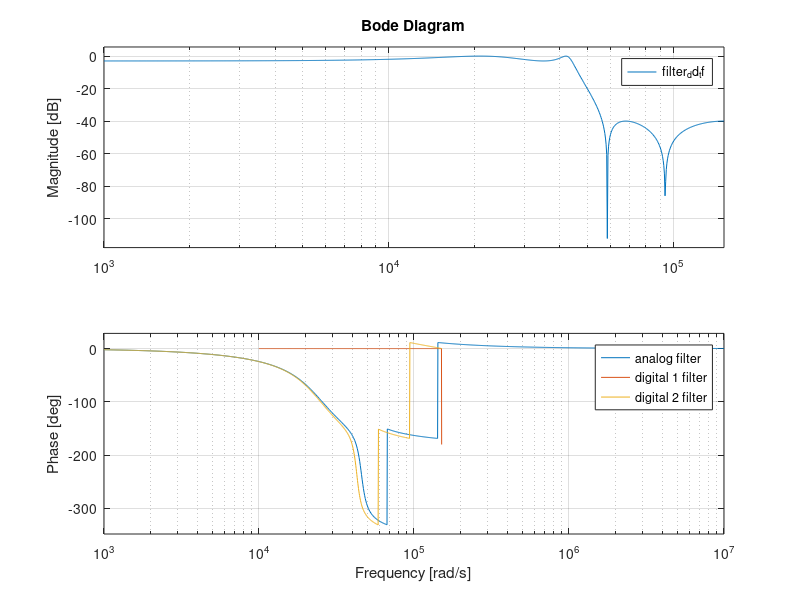

Here is the MATLAB script that generated this plot: (Note: this script raises an error after producing the figure.)
close all;
clear all;

%coeff for the design in digital domain
H0 = 0; %[dB]
H1 = -3; %[dB]
H2 = -40; %[dB]
f1_d = 7e3; %[Hz]
f2_d = 9e3; %[Hz]
fs = 48e3;%[Hz]
Ts = 1/fs;

%for ellip functions
Rp =  H0-H1;
Rs = -H2;

%--------------------------------------------------------------------------
%from digital to analog and then back to digital

%translate the design from digital to analog
f1 = fs/pi * tan(pi * f1_d/fs);
f2 = fs/pi * tan(pi * f2_d/fs);
wp = 2*pi*f1;
ws = 2*pi*f2;

%get the order needed to respect the design and the cut-off frequency
[n_a, Wp_a] = ellipord(wp, ws, Rp, Rs, 's'); % the 's' means analog, no need to normalized frequency 

%now get the zero and poles of the analog filter
[z_a,p_a,k_a] = ellip(n_a,Rp,Rs,Wp_a, 's');
filter_a_tf = zpk(z_a, p_a, k_a)
bode(filter_a_tf);

%bilinear transformation from analog filter
[zd_a, pd_a, kd_a] = bilinear(z_a, p_a, k_a, fs);
filter_ad_tf = zpk(zd_a, pd_a, kd_a, Ts)
hold on
bode(filter_ad_tf);

%--------------------------------------------------------------------------
%digital domain only
%get the order, frequencies must be normalized here with the nyquist
%frequency
[n_d, Wp_d] = ellipord(f1_d/(fs/2), f2/(fs/2), Rp, Rs);

%get the poles and zeros
[z_d, p_d, k_d] = ellip(n_d, Rp, Rs, Wp_d);
filter_dd_tf = zpk(z_d, p_d, k_d ,Ts)
hold on
bode(filter_dd_tf);
legend('analog filter','digital 1 filter', 'digital 2 filter')

%--------------------------------------------------------------------------
%get the 2 2nd order tf : from zpk to sos
sos = zp2sos(z_d, p_d, k_d)

%plot the frequency response
[mag, freq] = freqz(sos, 100);
figure
plot(freq/pi,20*log10(abs(mag)))
ax = gca;
ax.YLim = [-100 20];
ax.XTick = 0:.5:2;
xlabel('Normalized Frequency (\times\pi rad/sample)')
ylabel('Magnitude (dB)')

%get the coeff for the first stage
b0_1 = sos(1,1)
b1_1 = sos(1,2)
b2_1 = sos(1,3)
a0_1 = sos(1,4)
a1_1 = sos(1,5)
a2_1 = sos(1,6)

%get the coeff for the first stage
b0_2 = sos(2,1)
b1_2 = sos(2,2)
b2_2 = sos(2,3)
a0_2 = sos(2,4)
a1_2 = sos(2,5)
a2_2 = sos(2,6)

%write .txt with the values
x = 0:.1:1;
A = [x; exp(x)];

fileID = fopen('coeff.txt','w');
fprintf(fileID,'%6s %12s\n','x','exp(x)');
fprintf(fileID,'%6.2f %12.8f\n',A);
fclose(fileID);



